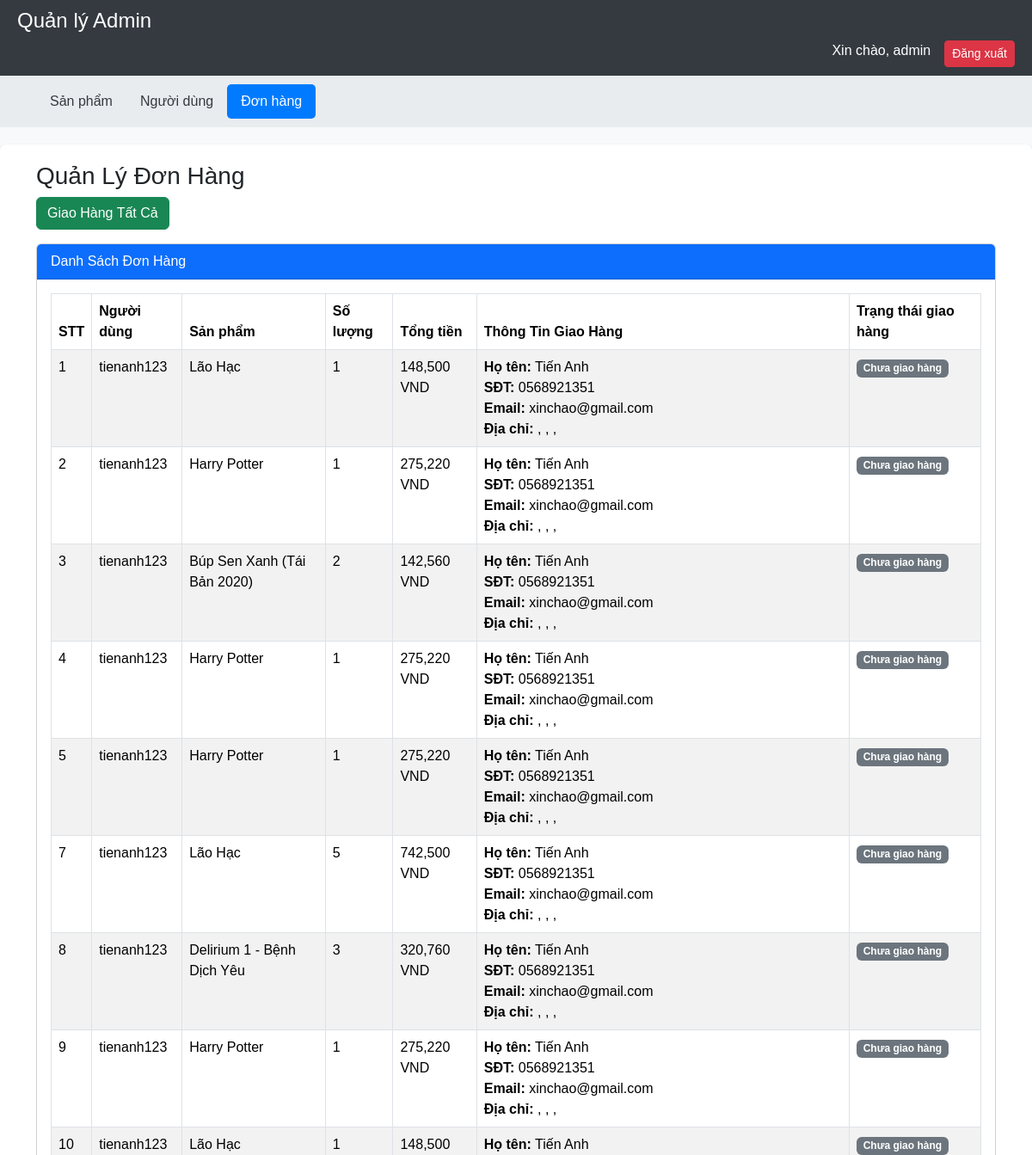
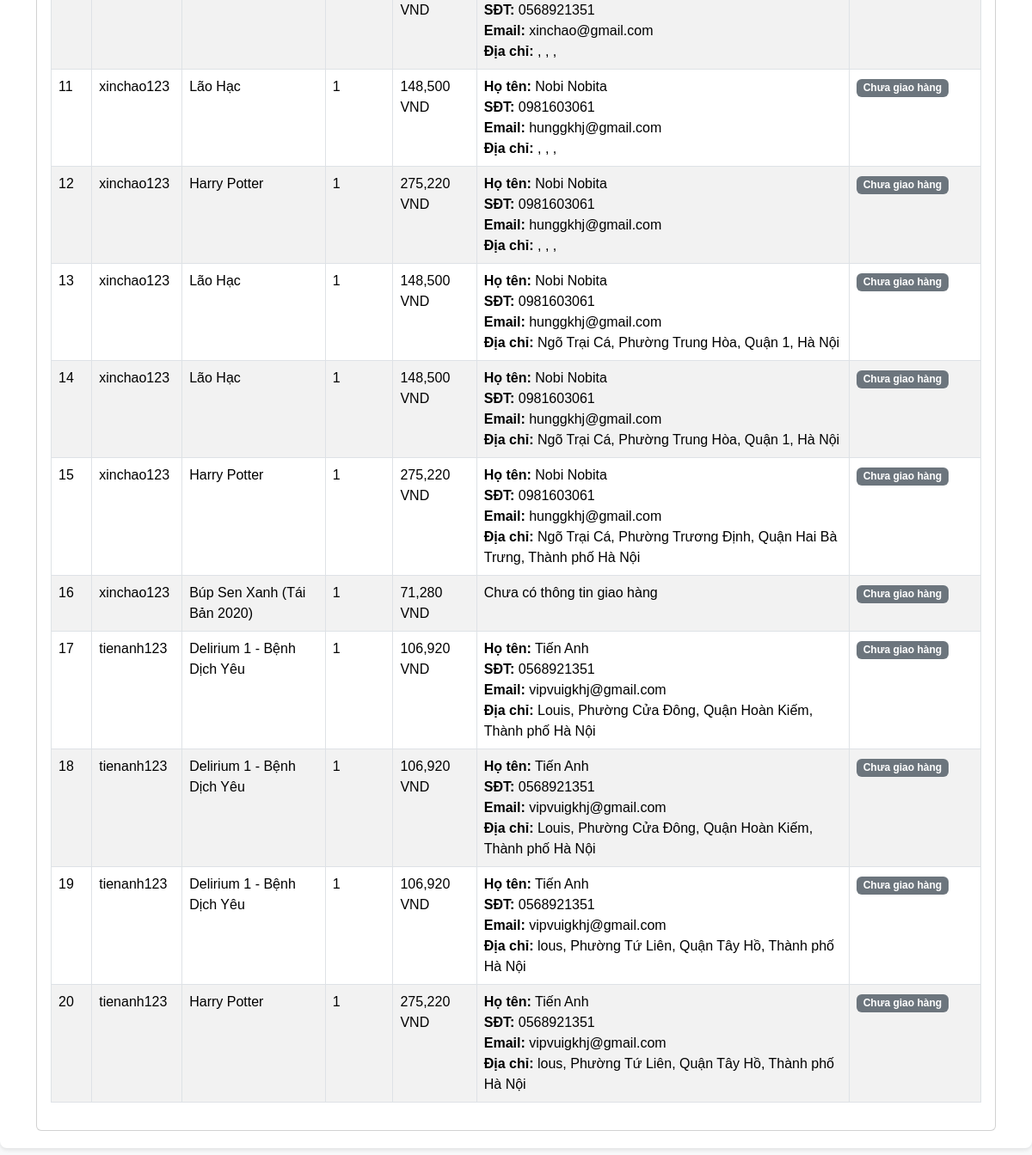
Page /admin/orders (signed in) on the committed database (2 pictures, top to bottom).
### app/models.py (models this page shows)
class Order(db.Model):
    id = db.Column(db.Integer, primary_key=True)
    user_id = db.Column(db.Integer, db.ForeignKey('user.id'), nullable=False)
    product_id = db.Column(db.Integer, db.ForeignKey('product.id'), nullable=False)
    quantity = db.Column(db.Integer, nullable=False)
    total_price = db.Column(db.Float, nullable=False)
    payment_status = db.Column(db.String(20), default='Chưa thanh toán')
    delivery_status = db.Column(db.String(20), default='Chưa giao hàng')
    contact_name = db.Column(db.String(100))
    contact_phone = db.Column(db.String(15))
    contact_email = db.Column(db.String(120))
    shipping_address = db.Column(db.Text)

class User(db.Model):
    id = db.Column(db.Integer, primary_key=True)
    lastname = db.Column(db.String(50), nullable=False)
    firstname = db.Column(db.String(50), nullable=False)
    username = db.Column(db.String(50), unique=True, nullable=False)
    email = db.Column(db.String(120), unique=True, nullable=False)
    phone = db.Column(db.String(15), nullable=False)
    password = db.Column(db.String(120), nullable=False)
    is_admin = db.Column(db.Boolean, default=False)
    is_locked = db.Column(db.Boolean, default=False)
    address = db.Column(db.Text, nullable=True)
    orders = db.relationship('Order', backref='user', lazy=True)

class Product(db.Model):
    id = db.Column(db.Integer, primary_key=True)
    name = db.Column(db.String(100), nullable=False)
    author = db.Column(db.String(100))
    price = db.Column(db.Float, nullable=False)
    discount = db.Column(db.Float, default=0.0)
    image = db.Column(db.String(100))
    description = db.Column(db.Text)
    category = db.Column(db.String(50))
    orders = db.relationship('Order', backref='product', lazy=True)

### app/routes/admin.py (the view, shortened to what this page needs)
    @app.route('/admin/orders', methods=['GET', 'POST'])
    def manage_orders():
        if not is_admin():
            flash('Bạn không có quyền truy cập trang này.')
            return redirect(url_for('login'))
        orders = Order.query.all()
        return render_template('admin/manage_orders.html', orders=orders)

### app/templates/admin/manage_orders.html (shortened to what this page needs)
{% extends "admin/admin_base.html" %}
{% block content %}
    <div class="container">
        <h3>Quản Lý Đơn Hàng</h3>
        <div class="mb-3">
            <form method="POST" action="{{ url_for('manage_orders') }}">
                <button type="submit" class="btn btn-success" id="ship-all-btn">Giao Hàng Tất Cả</button>
            </form>
        </div>
        <div class="card">
            <div class="card-header bg-primary text-white">
                Danh Sách Đơn Hàng
            </div>
            <div class="card-body">
                <table class="table table-striped table-bordered">
                    <thead>
                        <tr>
                            <th>STT</th>
                            <th>Người dùng</th>
                            <th>Sản phẩm</th>
                            <th>Số lượng</th>
                            <th>Tổng tiền</th>
                            <th>Thông Tin Giao Hàng</th>
                            <th>Trạng thái giao hàng</th>
                        </tr>
                    </thead>
                    <tbody>
                        {% for order in orders %}
                        <tr>
                            <td>{{ order.id }}</td>
                            <td>{{ order.user.username }}</td>
                            <td>{{ order.product.name }}</td>
                            <td>{{ order.quantity }}</td>
                            <td>{{ '{:,.0f}'.format(order.total_price) }} VND</td>
                            <td class="shipping-info">
                                {% if order.shipping_address %}
                                    <strong>Họ tên:</strong> {{ order.contact_name }}<br>
                                    <strong>SĐT:</strong> {{ order.contact_phone }}<br>
                                    <strong>Email:</strong> {{ order.contact_email }}<br>
                                    <strong>Địa chỉ:</strong> {{ order.shipping_address }}
                                {% else %}
                                    Chưa có thông tin giao hàng
                                {% endif %}
                            </td>
                            <td>
                                <span class="badge {% if order.delivery_status == 'Đã giao hàng' %}bg-info{% elif order.delivery_status == 'Đang giao hàng' %}bg-warning{% else %}bg-secondary{% endif %}">
                                    {{ order.delivery_status }}
                                </span>
                            </td>
                        </tr>
                        {% endfor %}
                    </tbody>
                </table>
            </div>
        </div>
    </div>
{% endblock %}

### app/templates/admin/admin_base.html (style rules this page uses)
body { background-color: #f8f9fa; font-family: Arial, sans-serif; }

### rows in the picture
Order: id "1", user.username "tienanh123", product.name "Lão Hạc", quantity "1", total_price "148,500", contact_name "Tiến Anh", contact_phone "0568921351", contact_email "xinchao@gmail.com", shipping_address ", , ,", delivery_status "Chưa giao hàng"
Order: id "2", user.username "tienanh123", product.name "Harry Potter", quantity "1", total_price "275,220", contact_name "Tiến Anh", contact_phone "0568921351", contact_email "xinchao@gmail.com", shipping_address ", , ,", delivery_status "Chưa giao hàng"
Order: id "3", user.username "tienanh123", product.name "Búp Sen Xanh (Tái Bản 2020)", quantity "2", total_price "142,560", contact_name "Tiến Anh", contact_phone "0568921351", contact_email "xinchao@gmail.com", shipping_address ", , ,", delivery_status "Chưa giao hàng"
Order: id "4", user.username "tienanh123", product.name "Harry Potter", quantity "1", total_price "275,220", contact_name "Tiến Anh", contact_phone "0568921351", contact_email "xinchao@gmail.com", shipping_address ", , ,", delivery_status "Chưa giao hàng"
Order: id "5", user.username "tienanh123", product.name "Harry Potter", quantity "1", total_price "275,220", contact_name "Tiến Anh", contact_phone "0568921351", contact_email "xinchao@gmail.com", shipping_address ", , ,", delivery_status "Chưa giao hàng"
Order: id "7", user.username "tienanh123", product.name "Lão Hạc", quantity "5", total_price "742,500", contact_name "Tiến Anh", contact_phone "0568921351", contact_email "xinchao@gmail.com", shipping_address ", , ,", delivery_status "Chưa giao hàng"
Order: id "8", user.username "tienanh123", product.name "Delirium 1 - Bệnh Dịch Yêu", quantity "3", total_price "320,760", contact_name "Tiến Anh", contact_phone "0568921351", contact_email "xinchao@gmail.com", shipping_address ", , ,", delivery_status "Chưa giao hàng"
Order: id "9", user.username "tienanh123", product.name "Harry Potter", quantity "1", total_price "275,220", contact_name "Tiến Anh", contact_phone "0568921351", contact_email "xinchao@gmail.com", shipping_address ", , ,", delivery_status "Chưa giao hàng"
Order: id "10", user.username "tienanh123", product.name "Lão Hạc", quantity "1", total_price "148,500", contact_name "Tiến Anh", contact_phone "0568921351", contact_email "xinchao@gmail.com", shipping_address ", , ,", delivery_status "Chưa giao hàng"
Order: id "11", user.username "xinchao123", product.name "Lão Hạc", quantity "1", total_price "148,500", contact_name "Nobi Nobita", contact_phone "0981603061", contact_email "hunggkhj@gmail.com", shipping_address ", , ,", delivery_status "Chưa giao hàng"
Order: id "12", user.username "xinchao123", product.name "Harry Potter", quantity "1", total_price "275,220", contact_name "Nobi Nobita", contact_phone "0981603061", contact_email "hunggkhj@gmail.com", shipping_address ", , ,", delivery_status "Chưa giao hàng"
Order: id "13", user.username "xinchao123", product.name "Lão Hạc", quantity "1", total_price "148,500", contact_name "Nobi Nobita", contact_phone "0981603061", contact_email "hunggkhj@gmail.com", shipping_address "Ngõ Trại Cá, Phường Trung Hòa, Quận 1, Hà Nội", delivery_status "Chưa giao hàng"
Order: id "14", user.username "xinchao123", product.name "Lão Hạc", quantity "1", total_price "148,500", contact_name "Nobi Nobita", contact_phone "0981603061", contact_email "hunggkhj@gmail.com", shipping_address "Ngõ Trại Cá, Phường Trung Hòa, Quận 1, Hà Nội", delivery_status "Chưa giao hàng"
Order: id "15", user.username "xinchao123", product.name "Harry Potter", quantity "1", total_price "275,220", contact_name "Nobi Nobita", contact_phone "0981603061", contact_email "hunggkhj@gmail.com", shipping_address "Ngõ Trại Cá, Phường Trương Định, Quận Hai Bà Trưng, Thành phố Hà Nội", delivery_status "Chưa giao hàng"
Order: id "16", user.username "xinchao123", product.name "Búp Sen Xanh (Tái Bản 2020)", quantity "1", total_price "71,280", shows "Chưa có thông tin giao hàng", delivery_status "Chưa giao hàng"
Order: id "17", user.username "tienanh123", product.name "Delirium 1 - Bệnh Dịch Yêu", quantity "1", total_price "106,920", contact_name "Tiến Anh", contact_phone "0568921351", contact_email "vipvuigkhj@gmail.com", shipping_address "Louis, Phường Cửa Đông, Quận Hoàn Kiếm, Thành phố Hà Nội", delivery_status "Chưa giao hàng"
Order: id "18", user.username "tienanh123", product.name "Delirium 1 - Bệnh Dịch Yêu", quantity "1", total_price "106,920", contact_name "Tiến Anh", contact_phone "0568921351", contact_email "vipvuigkhj@gmail.com", shipping_address "Louis, Phường Cửa Đông, Quận Hoàn Kiếm, Thành phố Hà Nội", delivery_status "Chưa giao hàng"
Order: id "19", user.username "tienanh123", product.name "Delirium 1 - Bệnh Dịch Yêu", quantity "1", total_price "106,920", contact_name "Tiến Anh", contact_phone "0568921351", contact_email "vipvuigkhj@gmail.com", shipping_address "lous, Phường Tứ Liên, Quận Tây Hồ, Thành phố Hà Nội", delivery_status "Chưa giao hàng"
Order: id "20", user.username "tienanh123", product.name "Harry Potter", quantity "1", total_price "275,220", contact_name "Tiến Anh", contact_phone "0568921351", contact_email "vipvuigkhj@gmail.com", shipping_address "lous, Phường Tứ Liên, Quận Tây Hồ, Thành phố Hà Nội", delivery_status "Chưa giao hàng"

### other values in the picture
{{ session['username'] }} "admin"
